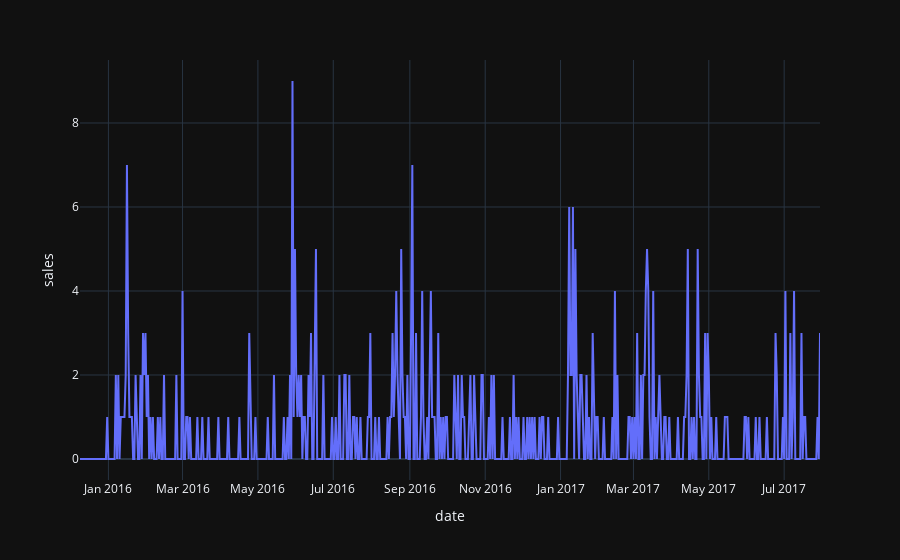

Notebook code for this chart:
### Code cell
# plot a random series from the remaining keys
df = dataframes[random.sample(sorted(dataframes.keys()), 1)[0]]
px.line(data_frame=df, x="date", y="sales")

### Figure 1 — Plotly figure (JSON) as saved in the notebook; plotly's stock layout.template omitted (floating-point values rounded to 4 significant figures; data arrays with more than 128 entries replaced by an {"elided": "..."} marker saying what was removed)
{"data": [{"hovertemplate": "date=%{x}<br>sales=%{y}<extra></extra>", "legendgroup": "", "line": {"color": "#636efa", "dash": "solid"}, "marker": {"symbol": "circle"}, "mode": "lines", "name": "", "orientation": "v", "showlegend": false, "type": "scatter", "x": {"elided": "600 str values"}, "xaxis": "x", "y": {"elided": "600 int values"}, "yaxis": "y"}], "layout": {"legend": {"tracegroupgap": 0}, "margin": {"t": 60}, "xaxis": {"anchor": "y", "domain": [0, 1], "title": {"text": "date"}}, "yaxis": {"anchor": "x", "domain": [0, 1], "title": {"text": "sales"}}}}
